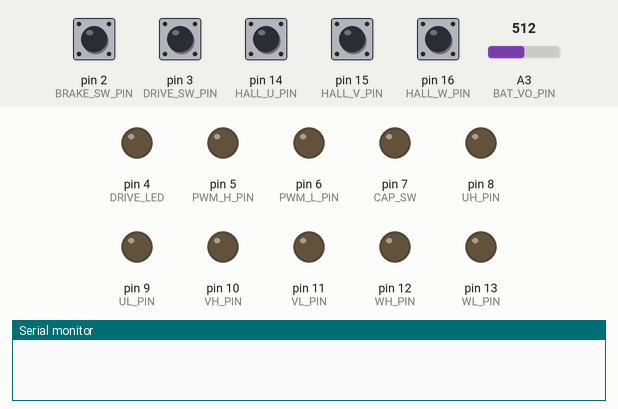
Simulated run of this program. Board: Arduino Uno, built with avr-gcc and run on an emulated ATmega328P. On the bench: output pins drawn as LEDs (lit = HIGH), the last lines printed to the serial monitor. Inputs (shaded band) come from the test bench; at power-on: pin 14 (HALL_U_PIN), pin 15 (HALL_V_PIN), pin 16 (HALL_W_PIN) HIGH, pin 2 (BRAKE_SW_PIN), pin 3 (DRIVE_SW_PIN) LOW, A3 (BAT_VO_PIN) = 512.

Above: at 1.2 s.
1.3 s: pin 2 (BRAKE_SW_PIN) pulled HIGH for 1 s
At 1.87 s:
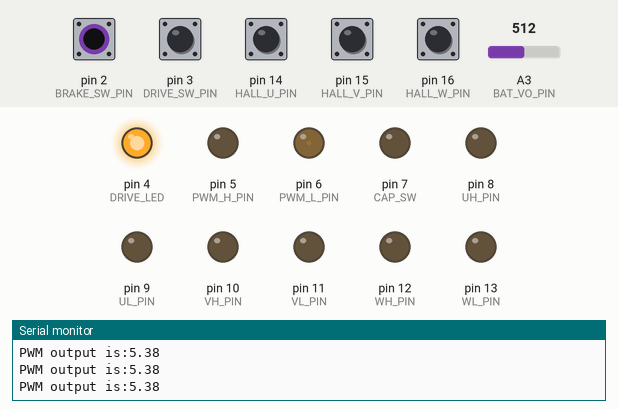
3.8 s: pin 14 (HALL_U_PIN) pulled LOW for 0.15 s
At 3.87 s:
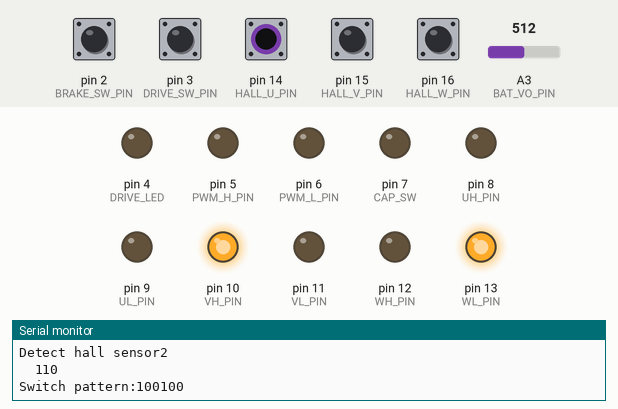
5.4 s: pin 2 (BRAKE_SW_PIN) pulled HIGH for 0.15 s
At 6.1 s:
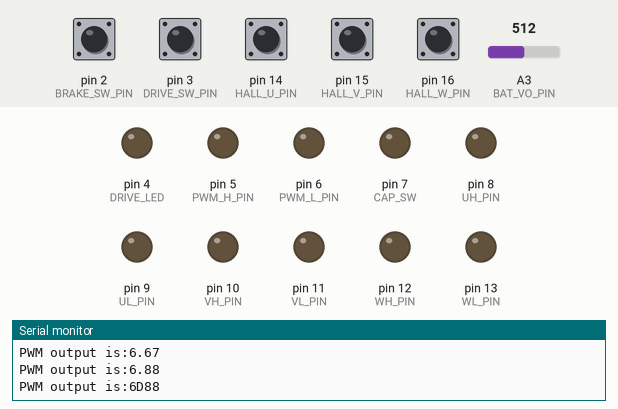
7.0 s: pin 3 (DRIVE_SW_PIN) pulled HIGH for 0.15 s
At 7.07 s:
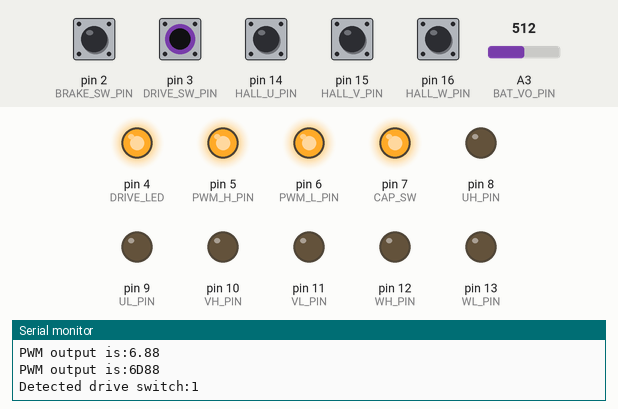
8.6 s: pin 15 (HALL_V_PIN) pulled LOW for 0.15 s
At 8.67 s:
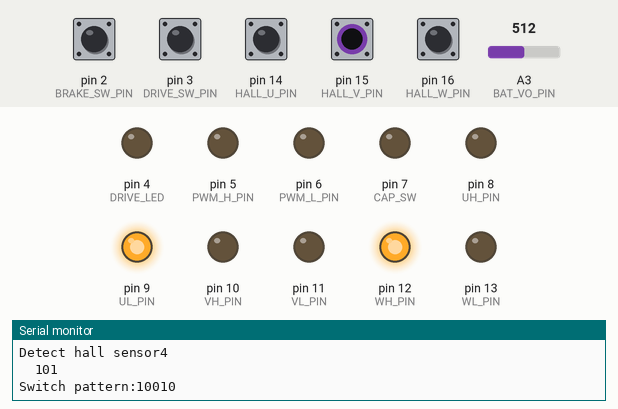
10.2 s: pin 16 (HALL_W_PIN) pulled LOW for 0.15 s
At 10.27 s:
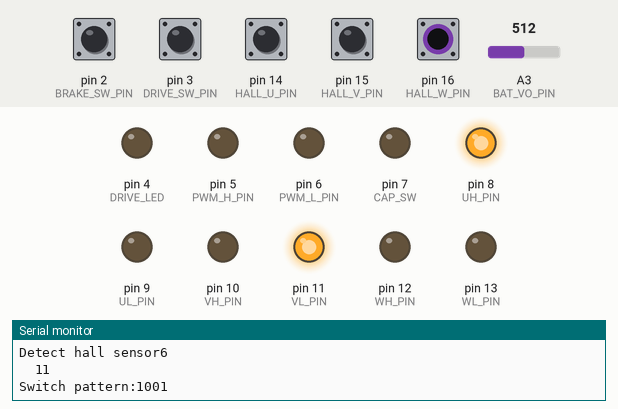
Timing chart, 0 to 12.8 s (numbered marks = the images above; inputs shaded):
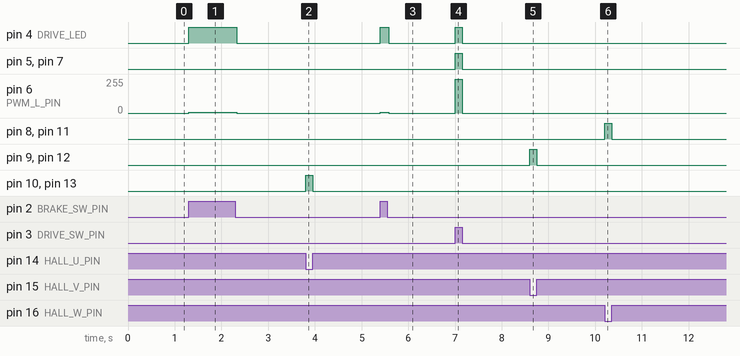

The program:

main.cpp
```cpp
#include "Arduino.h"
#include <PID_v1.h>
#include "time.h"

#ifndef DEBUG
#define DEBUG
#endif

//#define NORELAY
#define NCRELAY

// define port numer of each pin to mannually control the registor
#define UH 0
#define UL 1
#define VH 2
#define VL 3
#define WH 4
#define WL 5

// define output pin
#define PWM_H_PIN 5 // OC0B
#define PWM_L_PIN 6 // OC0A

#define UH_PIN 8 // PB0
#define UL_PIN 9
#define VH_PIN 10
#define VL_PIN 11
#define WH_PIN 12
#define WL_PIN 13 // PB5

#define CAP_SW 7 //Controling the capacitor


// define input pin
// from switch
#define DRIVE_SW_PIN 3 // INT1
#define BRAKE_SW_PIN 2 // INT0
#define DRIVE_LED 4
// from hall sensor
#define HALL_U_PIN 14 // PC0
#define HALL_V_PIN 15 // PC1
#define HALL_W_PIN 16 // PC2

//from voltage sensor
#define BAT_VO_PIN A3
#define BAT_CURR_PIN A4

bool drive_flag;
bool brake_flag;
uint8_t hall_sen;
uint8_t switch_patt;
int vol_in;
int curr_in;
double bat_vol;
double bat_curr;
double target_curr;
double target_voltage;
double PIDtarget;
double PIDinput;
double PIDoutput;
int hall_c=0;

unsigned long time_0=0;
unsigned long time_1=0;

PID myPID(&PIDinput, &PIDoutput, &PIDtarget, 0.02, 0.01, 0.01, DIRECT);

void drive_sw_interrupt();
void brake_sw_interrupt();
void switch_pattn();
void switch_pattn2();
void switch_pattn3();


void setup() {
  // setup pin mode

  pinMode(PWM_H_PIN, OUTPUT);
  pinMode(PWM_L_PIN, OUTPUT);
  pinMode(CAP_SW, OUTPUT);
  /*
  pinMode(UH_PIN, OUTPUT);
  pinMode(UL_PIN, OUTPUT);
  pinMode(VH_PIN, OUTPUT);
  pinMode(VL_PIN, OUTPUT);
  pinMode(WH_PIN, OUTPUT);
  pinMode(WL_PIN, OUTPUT);
  */
  // configure PB0-PB5
  DDRB = 0b00111111;

  // from control swtiches
  pinMode(DRIVE_SW_PIN, INPUT);
  attachInterrupt(digitalPinToInterrupt(DRIVE_SW_PIN), drive_sw_interrupt, CHANGE);
  pinMode(BRAKE_SW_PIN, INPUT);
  attachInterrupt(digitalPinToInterrupt(BRAKE_SW_PIN), brake_sw_interrupt, CHANGE);
  pinMode(DRIVE_LED, OUTPUT); //
  // from sensor
  pinMode(BAT_VO_PIN, INPUT);
  pinMode(BAT_CURR_PIN, INPUT);
  // Enable pin change interrupt
  PCICR |= 1 << PCIE1;
  PCMSK1 |= (1 << PCINT8) | (1 << PCINT9) | (1 << PCINT10);
  PORTC |= (1<<PC0) | (1<<PC1) | (1<<PC2); // pinMode()
  // from voltage
  #ifdef DEBUG
  Serial.begin(9600);
  #endif

  // Set up PID
  PIDinput = 0;
  PIDoutput = 0;
  target_voltage = 42.0;
  PIDtarget = target_voltage/50*256;
  target_curr = -1;
  myPID.SetMode(AUTOMATIC);
  switch_pattn();

}

void loop() {
  //drive_flag = true;
  //brake_flag = false;
  vol_in = analogRead(BAT_VO_PIN);
  PIDinput = vol_in*5/1024*10/50*256;
  // switch_pattn();
  if(drive_flag)
  {
    analogWrite(PWM_H_PIN, 255);
    analogWrite(PWM_L_PIN, 255);
      #ifdef NCRELAY
      digitalWrite(CAP_SW, HIGH);
      #else
      #ifdef NORELAY
      digitalWrite(CAP_SW, LOW);
      #endif
      #endif
    switch_pattn();
  }
  else if(brake_flag){
    analogWrite(PWM_H_PIN, 0);
    myPID.Compute();
    analogWrite(PWM_L_PIN, (int)PIDoutput);
    #ifdef DEBUG
    Serial.print("PWM output is:");
    Serial.println(PIDoutput);
    Serial.print("\n");
    #endif
    switch_pattn2();
  }
  else
  {
    analogWrite(PWM_H_PIN, 0);
    analogWrite(PWM_L_PIN, 0);
  }
}

void drive_sw_interrupt()
{
  /*
  time_1 = millis();
  if (time_1 - time_0>=10)
  {
    drive_flag = digitalRead(DRIVE_SW_PIN);
    #ifdef DEBUG
    Serial.print("Detected drive switch:");
    Serial.println(drive_flag);
    Serial.print("\t Time:");
    Serial.println(time_0);
    Serial.print("\n");
    #endif
    digitalWrite(DRIVE_LED, drive_flag);
  }
  */
    drive_flag = digitalRead(DRIVE_SW_PIN);
    #ifdef DEBUG
    Serial.print("Detected drive switch:");
    Serial.println(drive_flag);
    //Serial.print("\t Time:");
    //Serial.println(time_0);
    Serial.print("\n");
    #endif
    digitalWrite(DRIVE_LED, drive_flag);
    if (drive_flag)
    {
      //switch_pattn();
      analogWrite(PWM_L_PIN, 255);
      analogWrite(PWM_H_PIN, 255);
      #ifdef NCRELAY
      digitalWrite(CAP_SW, HIGH);
      #else
      #ifdef NORELAY
      digitalWrite(CAP_SW, LOW);
      #endif
      #endif
    }
    else
    {
      analogWrite(PWM_H_PIN, 0);
      analogWrite(PWM_L_PIN, 0);
      #ifdef NCRELAY
      digitalWrite(CAP_SW,LOW);
      #else
      #ifdef NORELAY
      digitalWrite(CAP_SW, HIGH);
      #endif
      #endif
    }
}

void brake_sw_interrupt()
{
  /*
  time_1 = millis();
  if (time_1-time_0>=10)
  {
    time_0=time_1;
    brake_flag = digitalRead(BRAKE_SW_PIN);
    #ifdef DEBUG
    Serial.print("Detected drive switch:");
    // Serial.println(drive_flag);
    Serial.print("\t Time:");
    Serial.println(time_0);
    Serial.print("\n");
    #endif
  }
  */
  brake_flag=digitalRead(BRAKE_SW_PIN);
  #ifdef DEBUG
  Serial.print("Detected drive switch:");
  Serial.println(brake_flag);
  //Serial.print((brake_flag?"On","Off"));
  //Serial.print("\t Time:");
  //Serial.println(time_0);
  Serial.print("\n");
  #endif
  digitalWrite(DRIVE_LED, brake_flag);
  if (brake_flag)
  {
    //switch_pattn2();
  }
  else{
    //PORTB=0;
  }


}

ISR(PCINT1_vect)
{
  hall_c ++;
  hall_sen = PINC & 0b00000111;
  switch_pattn();
  #ifdef DEBUG
  Serial.write("Detect hall sensor");
  Serial.println(hall_c);
  Serial.print("\t");
  Serial.println(hall_sen,BIN);
  Serial.print("\n");
  Serial.print("Switch pattern:");
  Serial.println(switch_patt, BIN);
  Serial.print("\n");
  #endif
}

void switch_pattn()
{
    //hall_sen = ~(PINC & 0b00000111) & 0b00000111; // W||V||U
    switch (hall_sen)
    {
      case 0b001: //0b001
        switch_patt = (1<<WH) | (1<<VL);
        break;
      case 0b011: //0b011
        switch_patt = (1<<UH) | (1<<VL);
        break;
      case 0b010: //0b010
        switch_patt = (1<<UH) | (1<<WL);
        break;
      case 0b110: //0b110
        switch_patt = (1<<VH) | (1<<WL);
        break;
      case 0b100: //0b100
        switch_patt = (1<<VH) | (1<<UL);
        break;
      case 0b101: //0b101
        switch_patt = (1<<WH) | (1<<UL);
        break;
      default:
        switch_patt = 0;
        break;
    }
    PORTB = switch_patt;
}

void switch_pattn2()
{
    //hall_sen = ~(PINC & 0b00000111) & 0b00000111; // W||V||U
    switch (hall_sen)
    {
      case 0b001: //0b001
        switch_patt = (1<<WL);
        break;
      case 0b011: //0b011
        switch_patt = (1<<UL);
        break;
      case 0b010: //0b010
        switch_patt = (1<<UL);
        break;
      case 0b110: //0b110
        switch_patt = (1<<VL);
        break;
      case 0b100: //0b100
        switch_patt = (1<<VL);
        break;
      case 0b101: //0b101
        switch_patt = (1<<WL);
        break;
      default:
        switch_patt = 0;
        break;
    }
    PORTB = switch_patt;
}

/*
{
    hall_sen = ~(PINC & 0b00000111) & 0b00000111; // W||V||U
    switch (hall_sen)
    {
      case 0b001: //0b001
        switch_patt = (1<<WH) | (1<<UL);
        break;
      case 0b011: //0b011
        switch_patt = (1<<WH) | (1<<VL);
        break;
      case 0b010: //0b010
        switch_patt = (1<<UH) | (1<<VL);
        break;
      case 0b110: //0b110
        switch_patt = (1<<UH) | (1<<WL);
        break;
      case 0b100: //0b100
        switch_patt = (1<<VH) | (1<<WL);
        break;
      case 0b101: //0b101
        switch_patt = (1<<VH) | (1<<UL);
        break;
      default:
        switch_patt = 0;
        break;
    }
    PORTB = switch_patt;
}
*/

void switch_pattn3()
{
    hall_sen = ~(PINC & 0b00000111) & 0b00000111; // W||V||U
    switch (hall_sen)
    {
      case 0b001: //0b001
        switch_patt = (1<<UH) | (1<<WL);
        break;
      case 0b011: //0b011
        switch_patt = (1<<VH) | (1<<WL);
        break;
      case 0b010: //0b010
        switch_patt = (1<<VH) | (1<<UL);
        break;
      case 0b110: //0b110
        switch_patt = (1<<WH) | (1<<UL);
        break;
      case 0b100: //0b100
        switch_patt = (1<<WH) | (1<<VL);
        break;
      case 0b101: //0b101
        switch_patt = (1<<UH) | (1<<VL);
        break;
      default:
        switch_patt = 0;
        break;
    }

    PORTB = switch_patt;
}
```

Measured:
- after the input at 1.3 s, pin 4 (DRIVE_LED): LOW → HIGH at once, → LOW 1.0 s later; pin 6 (PWM_L_PIN): 0/255 → 4/255 at once, → 5/255 0.33 s later, → 6/255 0.44 s later, → 0/255 0.26 s later
- after the input at 3.8 s, pin 10 (VH_PIN), pin 13 (WL_PIN): LOW → HIGH at once, → LOW 0.15 s later
- after the input at 5.4 s, pin 4 (DRIVE_LED): LOW → HIGH at once, → LOW 0.18 s later; pin 6 (PWM_L_PIN): 0/255 → 6/255 at once, → 0/255 0.18 s later
- after the input at 7.0 s, pin 4 (DRIVE_LED), pin 5 (PWM_H_PIN), pin 7 (CAP_SW): LOW → HIGH at once, → LOW 0.15 s later; pin 6 (PWM_L_PIN): 0/255 → 255/255 at once, → 0/255 0.15 s later
- after the input at 8.6 s, pin 9 (UL_PIN), pin 12 (WH_PIN): LOW → HIGH at once, → LOW 0.15 s later
- after the input at 10.2 s, pin 8 (UH_PIN), pin 11 (VL_PIN): LOW → HIGH at once, → LOW 0.15 s later
